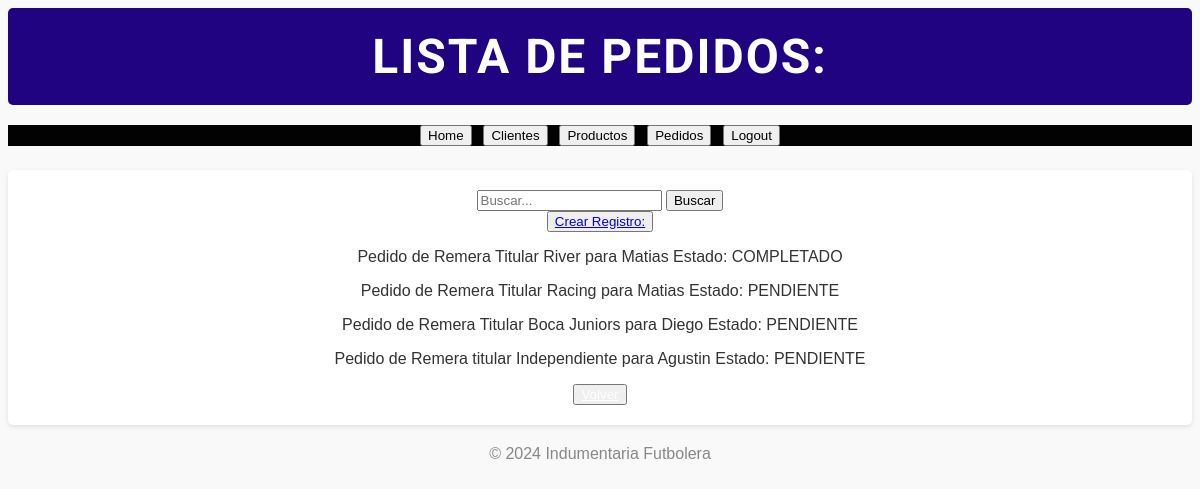
The app's page /pedido/list/ (signed in) with its own data.
### servicios/models.py (models this page shows, shortened)
class Pedido(models.Model):
    class Estado(models.TextChoices):
        PENDIENTE = 'PENDIENTE', 'Pendiente'
        EN_PROCESO = 'EN_PROCESO', 'En Proceso'
        COMPLETADO = 'COMPLETADO', 'Completado'
    cliente = models.ForeignKey(Cliente, on_delete=models.CASCADE)
    producto = models.ForeignKey(Producto, on_delete=models.CASCADE)
    descripcion = models.TextField(blank=True, null=True)
    fecha_solicitud = models.DateTimeField(auto_now_add=True)
    fecha_entrega = models.DateTimeField(blank=True, null=True)
    estado = models.CharField(max_length=20, choices=Estado.choices, default=Estado.PENDIENTE)
    def __str__(self) -> str:
        return f"Pedido de {self.producto.nombre} para {self.cliente.nombre}"

class Producto(models.Model):
    nombre = models.CharField(max_length=30, unique=True)
    talle = models.CharField(max_length=1)
    precio = models.DecimalField(max_digits=10, decimal_places=2)
    stock = models.BooleanField(default=True)

class Cliente(models.Model):
    nombre = models.CharField(max_length=50)
    apellido = models.CharField(max_length=50)
    celular = models.CharField(max_length=10, blank=True, null=True)
    cuit = models.CharField(max_length=11)
    domicilio = models.CharField(max_length=200)

### servicios/views.py (the view)
# urls.py: path("pedido/list/", views.pedido_list, name="pedido_list"),
def pedido_list(request):
    q = request.GET.get('q')
    if q:
        query = Pedido.objects.filter(cliente__icontains=q)
    else:
        query = Pedido.objects.all()
    context = {'object_list': query}
    return render(request, "servicios/pedido_list.html", context)

### servicios/templates/servicios/pedido_list.html
{% extends 'servicios/base.html' %}
{% block header %}
Lista de Pedidos:
{% endblock header %}
{% block main %}
    <form action="{% url 'cliente_list' %}" method="get">
        <input type="text" name="q" placeholder="Buscar...">
        <button type="submit">Buscar</button>
    </form>
    <button>
        <a href=" {% url 'pedido_create' %}">Crear Registro:</a>
    </button>
    {% for object in object_list %}
        <p> {{ object }}
            Estado: {{object.estado}}
        </p>
    {% empty %}
    <p>No hay Registros.</p>
    {% endfor %}
    <button>
        <a href="{% url 'index' %}" style="color: white";>Volver</a>
    </button>
{% endblock main %}

### servicios/templates/servicios/base.html (style rules this page uses)
body { font-family: Arial, sans-serif; background-color: #f9f9f9; color: #333; text-align: center; }

### records on screen
Pedido: producto+cliente "Pedido de Remera Titular River para Matias", estado "COMPLETADO"
Pedido: producto+cliente "Pedido de Remera Titular Racing para Matias", estado "PENDIENTE"
Pedido: producto+cliente "Pedido de Remera Titular Boca Juniors para Diego", estado "PENDIENTE"
Pedido: producto+cliente "Pedido de Remera titular Independiente para Agustin", estado "PENDIENTE"
